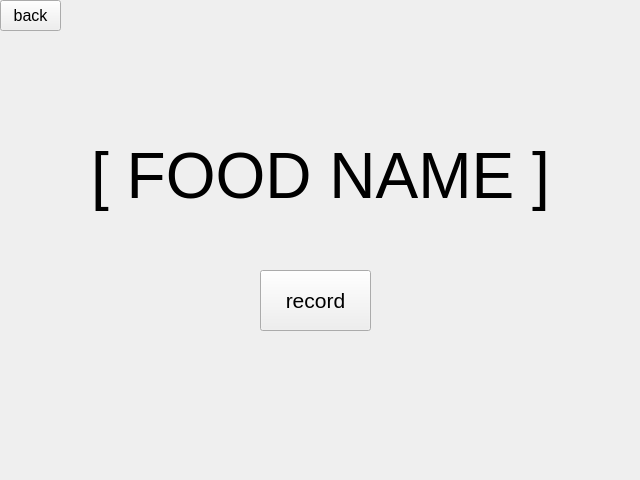
<?xml version="1.0" encoding="UTF-8"?>
<ui version="4.0">
 <class>Form</class>
 <widget class="QWidget" name="Form">
  <property name="geometry">
   <rect>
    <x>0</x>
    <y>0</y>
    <width>640</width>
    <height>480</height>
   </rect>
  </property>
  <property name="windowTitle">
   <string>Form</string>
  </property>
  <widget class="QLabel" name="food_name_label">
   <property name="geometry">
    <rect>
     <x>10</x>
     <y>130</y>
     <width>621</width>
     <height>91</height>
    </rect>
   </property>
   <property name="font">
    <font>
     <pointsize>48</pointsize>
    </font>
   </property>
   <property name="layoutDirection">
    <enum>Qt::LeftToRight</enum>
   </property>
   <property name="text">
    <string>[ FOOD NAME ]</string>
   </property>
   <property name="alignment">
    <set>Qt::AlignCenter</set>
   </property>
  </widget>
  <widget class="QPushButton" name="record_button">
   <property name="geometry">
    <rect>
     <x>260</x>
     <y>270</y>
     <width>111</width>
     <height>61</height>
    </rect>
   </property>
   <property name="font">
    <font>
     <pointsize>16</pointsize>
    </font>
   </property>
   <property name="text">
    <string>record</string>
   </property>
  </widget>
  <widget class="QPushButton" name="back_button">
   <property name="geometry">
    <rect>
     <x>0</x>
     <y>0</y>
     <width>61</width>
     <height>31</height>
    </rect>
   </property>
   <property name="font">
    <font>
     <pointsize>12</pointsize>
    </font>
   </property>
   <property name="text">
    <string>back</string>
   </property>
  </widget>
 </widget>
 <resources/>
 <connections/>
</ui>
